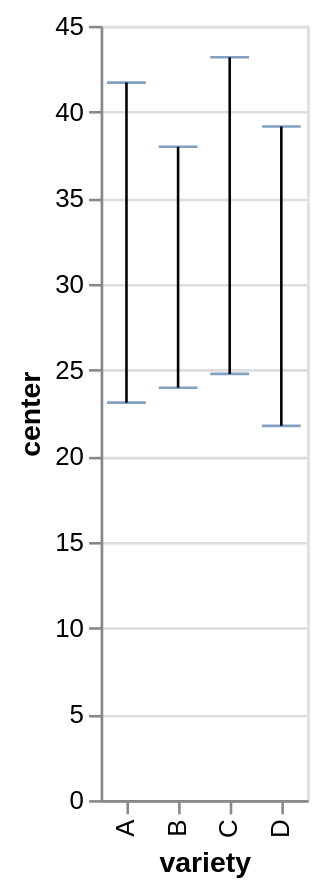

Express this chart as Vega-Lite.
### Vega-Lite specification from a JSON file in a GitHub repository (floating-point values rounded to 4 significant figures)
{"$schema": "https://vega.github.io/schema/vega-lite/v6.json", "data": {"values": [{"variety": "A", "center": 32.4, "lo": 23.1, "hi": 43.6, "err": 9.3, "err2": -11.2}, {"variety": "B", "center": 30.97, "lo": 23.97, "hi": 38.97, "err": 7.0, "err2": -8.0}, {"variety": "C", "center": 33.97, "lo": 24.77, "hi": 46.87, "err": 9.2, "err2": -12.9}, {"variety": "D", "center": 30.45, "lo": 21.75, "hi": 48.95, "err": 8.7, "err2": -18.5}]}, "mark": {"type": "errorbar", "ticks": true}, "encoding": {"y": {"field": "center", "type": "quantitative"}, "yError": {"field": "err"}, "x": {"field": "variety", "type": "ordinal"}}}
